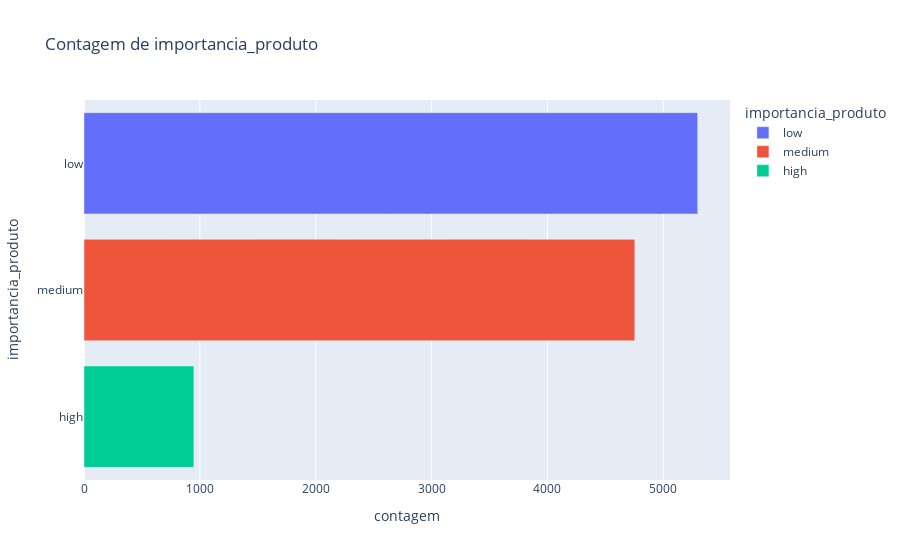

The code cell stored with this chart in its notebook:
### Markdown cell above
#### Importância do produto x Entrega

### Code cell
mostrar_contagem('importancia_produto', colunas_object)

### Figure 1 — Plotly figure (JSON) as saved in the notebook; plotly's stock layout.template omitted (floating-point values rounded to 4 significant figures)
{"data": [{"alignmentgroup": "True", "hovertemplate": "importancia_produto=%{y}<br>contagem=%{x}<extra></extra>", "legendgroup": "low", "marker": {"color": "#636efa", "pattern": {"shape": ""}}, "name": "low", "offsetgroup": "low", "orientation": "h", "showlegend": true, "textposition": "auto", "type": "bar", "x": [5297], "xaxis": "x", "y": ["low"], "yaxis": "y"}, {"alignmentgroup": "True", "hovertemplate": "importancia_produto=%{y}<br>contagem=%{x}<extra></extra>", "legendgroup": "medium", "marker": {"color": "#EF553B", "pattern": {"shape": ""}}, "name": "medium", "offsetgroup": "medium", "orientation": "h", "showlegend": true, "textposition": "auto", "type": "bar", "x": [4754], "xaxis": "x", "y": ["medium"], "yaxis": "y"}, {"alignmentgroup": "True", "hovertemplate": "importancia_produto=%{y}<br>contagem=%{x}<extra></extra>", "legendgroup": "high", "marker": {"color": "#00cc96", "pattern": {"shape": ""}}, "name": "high", "offsetgroup": "high", "orientation": "h", "showlegend": true, "textposition": "auto", "type": "bar", "x": [948], "xaxis": "x", "y": ["high"], "yaxis": "y"}], "layout": {"barmode": "relative", "legend": {"title": {"text": "importancia_produto"}, "tracegroupgap": 0}, "title": {"text": "Contagem de importancia_produto"}, "xaxis": {"anchor": "y", "domain": [0, 1], "title": {"text": "contagem"}}, "yaxis": {"anchor": "x", "categoryarray": ["high", "medium", "low"], "categoryorder": "array", "domain": [0, 1], "title": {"text": "importancia_produto"}}}}
